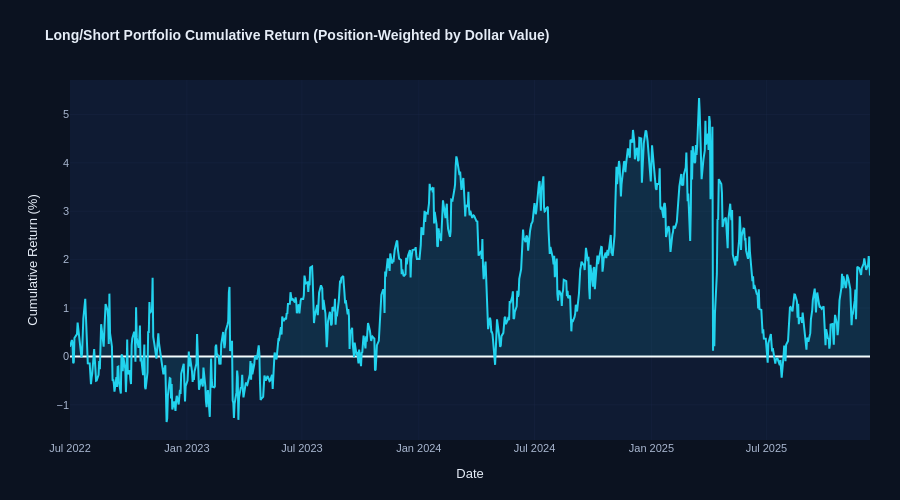

This figure's notebook cell:
### Code cell
# Long/Short portfolio construction based on ranks
print("="*60)
print("LONG/SHORT PORTFOLIO CONSTRUCTION")
print("="*60)

# Portfolio size for position value calculations
PORTFOLIO_SIZE = 500_000

# Create quantile-based long/short signals
# Top 50% by rank = Long (rank > 0.5)
# Bottom 50% by rank = Short (rank <= 0.5)

def create_portfolio_signals(rankings_df, quantile_threshold=0.5):
    """Create long/short portfolio signals based on ranking quantiles"""
    portfolio_signal = rankings_df.copy()
    portfolio_signal[:] = 0
    portfolio_signal[rankings_df > quantile_threshold] = 1.0   # Long
    portfolio_signal[rankings_df <= quantile_threshold] = -1.0  # Short
    return portfolio_signal

# Create long/short signals for 6-month momentum
ls_signals = create_portfolio_signals(mom_6m_rankings, quantile_threshold=0.5)

print(f"\n📊 Long/Short signal construction:")
print(f"   Quantile threshold: 0.5 (top 50% vs bottom 50%)")
print(f"   Long signal: 1.0, Short signal: -1.0")
print(f"   Portfolio size: ${PORTFOLIO_SIZE:,}")
print(f"   Position allocation: 50% to longs, 50% to shorts")

# Calculate portfolio returns for each date
ls_returns = []
dates = []
all_dates = sorted(ls_signals.index.tolist())

for i in range(len(all_dates) - 1):
    curr_date = all_dates[i]
    next_date = all_dates[i + 1]
    
    try:
        # Get signals for current date
        signal_row = ls_signals.loc[curr_date]
        long_tickers = signal_row[signal_row == 1.0].index.tolist()
        short_tickers = signal_row[signal_row == -1.0].index.tolist()
        
        if not (long_tickers or short_tickers):
            continue
        
        # Calculate position values (actual dollars deployed per position)
        long_count = len(long_tickers)
        short_count = len(short_tickers)
        
        long_position_value = (PORTFOLIO_SIZE * 0.50) / long_count if long_count > 0 else 0
        short_position_value = (PORTFOLIO_SIZE * 0.50) / short_count if short_count > 0 else 0
        
        # Accumulate portfolio P&L in dollars
        portfolio_pnl_dollars = 0.0
        
        # Process long positions (profit when underlying goes UP)
        for ticker in long_tickers:
            try:
                ret = returns_by_ticker[ticker].loc[next_date, 'daily_ret']
                if not np.isnan(ret):
                    ticker_pnl = long_position_value * ret
                    portfolio_pnl_dollars += ticker_pnl
            except:
                pass
        
        # Process short positions (profit when underlying goes DOWN, so negate return)
        for ticker in short_tickers:
            try:
                ret = returns_by_ticker[ticker].loc[next_date, 'daily_ret']
                if not np.isnan(ret):
                    ticker_pnl = short_position_value * (-ret)  # Negate: short profits on down moves
                    portfolio_pnl_dollars += ticker_pnl
            except:
                pass
        
        # Convert dollar P&L to portfolio return (as percentage of PORTFOLIO_SIZE)
        if portfolio_pnl_dollars != 0:
            ls_pnl = portfolio_pnl_dollars / PORTFOLIO_SIZE
            ls_returns.append(ls_pnl)
            dates.append(curr_date)
    except:
        pass

# Create performance series
ls_performance = pd.Series(ls_returns, index=dates)
ls_cumulative = (1 + ls_performance).cumprod() - 1

print(f"\n✅ Long/Short forward returns calculated (POSITION-WEIGHTED)")
print(f"   Observations: {len(ls_performance)}")
if len(ls_performance) > 0:
    print(f"   Mean daily return: {ls_performance.mean()*100:.4f}%")
    print(f"   Std dev: {ls_performance.std()*100:.4f}%")
    print(f"   Sharpe ratio (annualized): {ls_performance.mean()/ls_performance.std() * np.sqrt(252):.3f}")
    print(f"   Cumulative return: {ls_cumulative.iloc[-1]*100:.2f}%")

# Plot cumulative L-S returns
fig_ls = go.Figure()

fig_ls.add_trace(go.Scatter(
    x=ls_cumulative.index,
    y=ls_cumulative.values * 100,
    name='L-S Cumulative Return',
    mode='lines',
    line=dict(color='#22d3ee', width=2),
    fill='tozeroy',
    fillcolor='rgba(34, 211, 238, 0.1)',
    hovertemplate='<b>%{x|%Y-%m-%d}</b><br>Return: %{y:.2f}%<extra></extra>'
))

fig_ls.update_layout(
    title='<b>Long/Short Portfolio Cumulative Return (Position-Weighted by Dollar Value)</b>',
    xaxis_title='Date',
    yaxis_title='Cumulative Return (%)',
    height=500,
    hovermode='x unified',
    plot_bgcolor=THEME_COLORS['panel'],
    paper_bgcolor=THEME_COLORS['bg'],
    font=dict(family="Arial, sans-serif", size=11, color=THEME_COLORS['text']),
    margin=dict(l=70, r=30, t=80, b=60),
    title_font=dict(size=14, color=THEME_COLORS['text'])
)

fig_ls.update_xaxes(
    gridcolor=THEME_COLORS['grid'],
    tickfont=dict(color=THEME_COLORS['muted'])
)
fig_ls.update_yaxes(
    gridcolor=THEME_COLORS['grid'],
    tickfont=dict(color=THEME_COLORS['muted'])
)

print("\n✅ Displaying Long/Short cumulative performance")
fig_ls.show()

### Figure 1 — Plotly figure (JSON) as saved in the notebook; plotly's stock layout.template omitted (floating-point values rounded to 4 significant figures; data arrays with more than 128 entries replaced by an {"elided": "..."} marker saying what was removed)
{"data": [{"fill": "tozeroy", "fillcolor": "rgba(34, 211, 238, 0.1)", "hovertemplate": "<b>%{x|%Y-%m-%d}</b><br>Return: %{y:.2f}%<extra></extra>", "line": {"color": "#22d3ee", "width": 2}, "mode": "lines", "name": "L-S Cumulative Return", "type": "scatter", "x": {"elided": "892 str values"}, "y": {"elided": "892 float values"}}], "layout": {"font": {"color": "#e6edf7", "family": "Arial, sans-serif", "size": 11}, "height": 500, "hovermode": "x unified", "margin": {"b": 60, "l": 70, "r": 30, "t": 80}, "paper_bgcolor": "#0b1220", "plot_bgcolor": "#0f1b33", "title": {"font": {"color": "#e6edf7", "size": 14}, "text": "<b>Long/Short Portfolio Cumulative Return (Position-Weighted by Dollar Value)</b>"}, "xaxis": {"gridcolor": "rgba(31, 45, 77, 0.3)", "tickfont": {"color": "#a9b7d0"}, "title": {"text": "Date"}}, "yaxis": {"gridcolor": "rgba(31, 45, 77, 0.3)", "tickfont": {"color": "#a9b7d0"}, "title": {"text": "Cumulative Return (%)"}}}}
